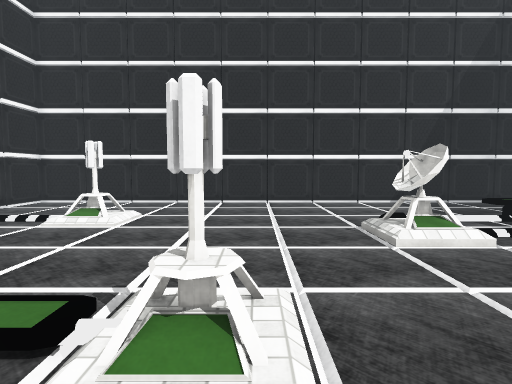
[1] (above)

16 first-person views from a walk through a Unity game level. The camera is 1.4 m above the floor, tilts 4° down and sees 80° across. The floor is counted in squares, 1 m on a side. Each view is taken from the middle of a square. On the plan, view 1 faces up. The plan holds only what a view shows up to about 14 squares ahead; the rest is blank. The player is left out. Some surface patterns are stand-ins.

[2]
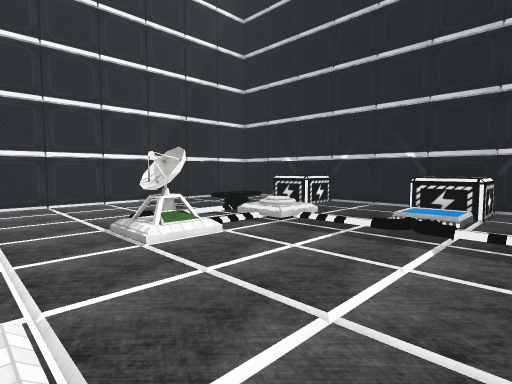

[3]
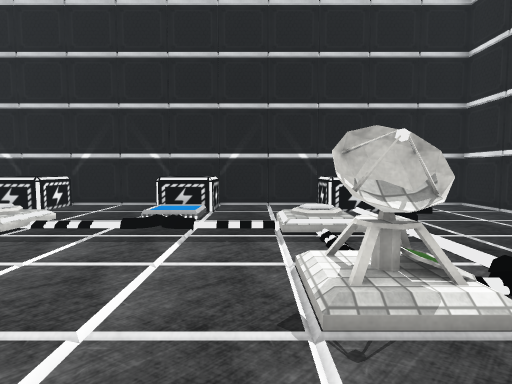

[4]
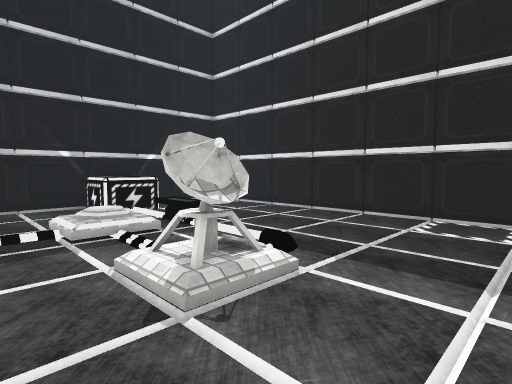

[5]
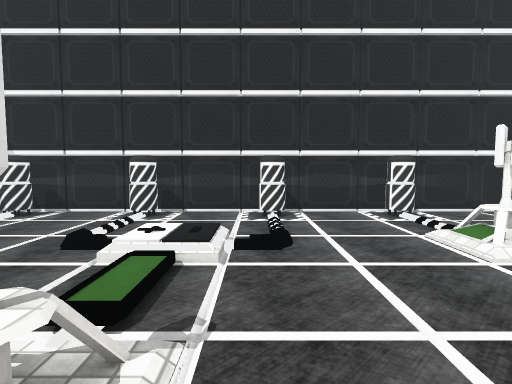

[6]
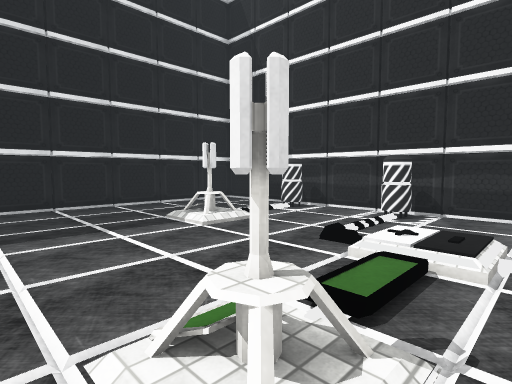

[7]
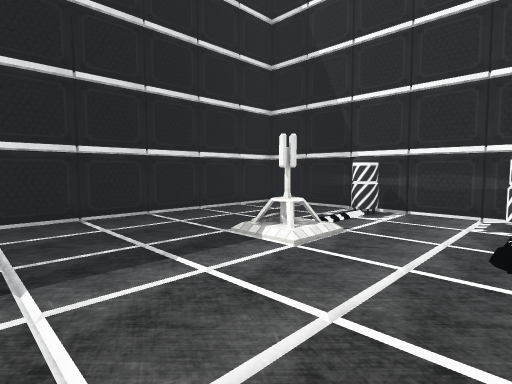

[8]
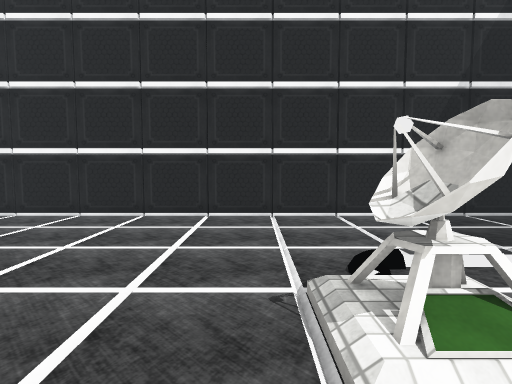

[9]
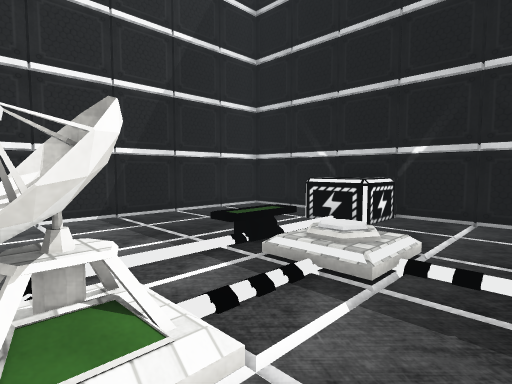

[10]
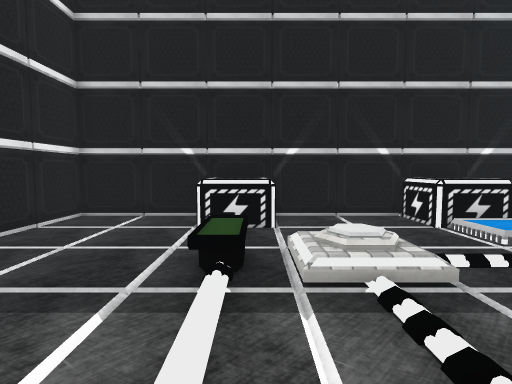

[11]
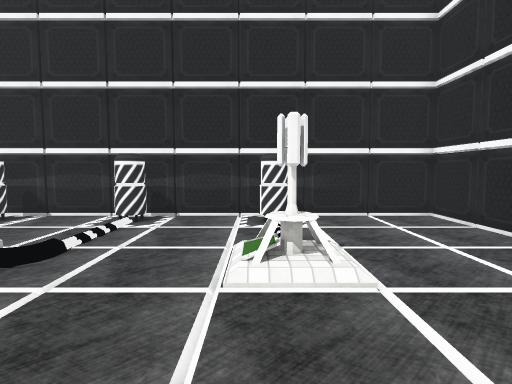

[12]
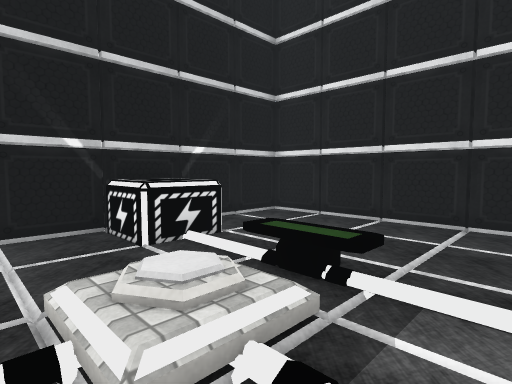

[13]
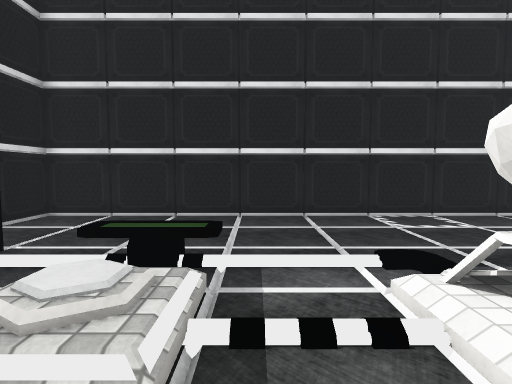

[14]
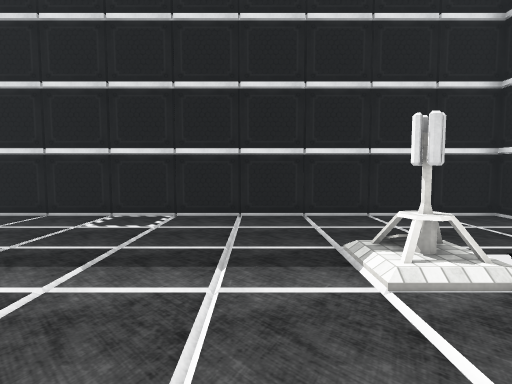

[15]
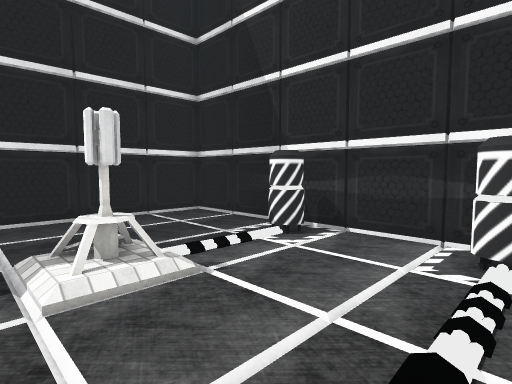

[16]
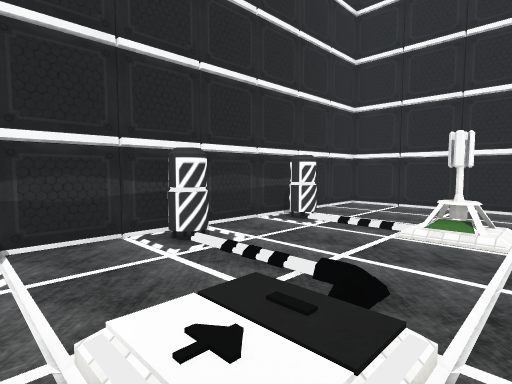

### Floor plan
Points are (right, up) in squares from view 1. A wall is a line through its corners. A room is listed if a view was taken in it or the views show most of it. See-through windows are left out.
Room 1 (views 1, 2, 3, 4, 5, 6, 7, 8, 9, 10, 11, 12, 13, 14, 15, 16)
walls: (0, 2.3) (-0.9, 2.3); (-0.3, 2.8) (-0.7, 2.4); (-0.3, 2.8) (-0.3, 2.3); (-1, 2.8) (-0.2, 2.8); (-4.2, -3.4) (-4.2, -3.9); (-5, -3.1) (-4.3, -3.1); (-4.4, 8.2) (-4.9, 8.2); (-4.2, 8.6) (-4.2, 8.3); (12.4, -8.4) (12.4, 13.4) (-9.4, 13.4) (-9.4, -8.4) (12.4, -8.4)
low walls: (-0.1, 2.5) (-0.1, 2.5) (-0.1, 2.5); (-4.3, -3.1) (-4.1, -3.5); (-4.2, 8.3) (-4.4, 8.2)
objects: other object (-9, -4) to (-8, -3); other object (-9, 0) to (-8, 1); other object (-9, 4) to (-8, 5); other object (-9, 8) to (-8, 9); other object (-5, 3); other object (3, -2) to (4, -1); other object (3, 6) to (4, 7); other object (7, -4); other object (7, -1); other object (7, 7); other object (7, 8); other object (9, 2); other object (11, -4) to (12, -3); other object (11, 2) to (12, 3); other object (11, 8) to (12, 9)

Where each view was taken, in squares from view 1:
view 1: 0 up, 0 right, facing up
view 2: 0 up, 0 right, facing up-right
view 3: 0 up, 0 right, facing right
view 4: 1 up, 0 right, facing down-right
view 5: 4 up, 1 right, facing left
view 6: 4 up, 1 right, facing down-left
view 7: 1 up, 1 right, facing down-left
view 8: 4 up, 2 right, facing up
view 9: 4 up, 3 right, facing up-right
view 10: 8 up, 3 right, facing right
view 11: 8 up, 0 right, facing left
view 12: 0 up, 5 right, facing down-right
view 13: 1 up, 6 right, facing down
view 14: 1 up, 2 left, facing down
view 15: 1 up, 3 left, facing down-left
view 16: 1 up, 3 left, facing up-left
